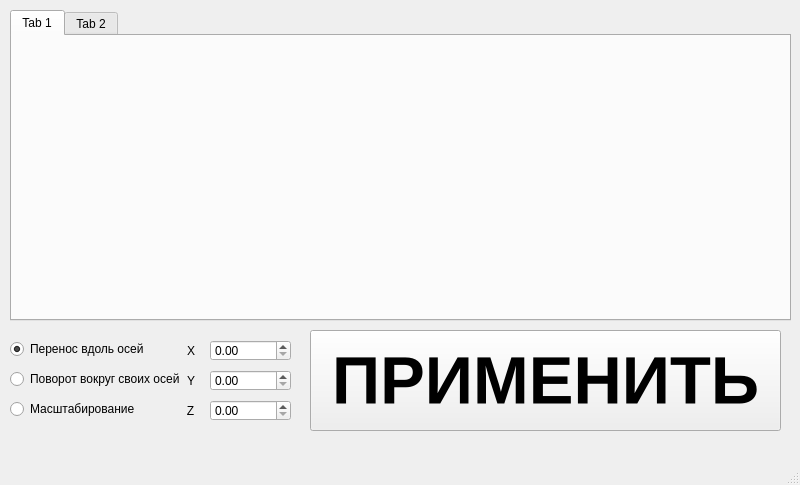
<?xml version="1.0" encoding="UTF-8"?>
<ui version="4.0">
 <class>MainWindow</class>
 <widget class="QMainWindow" name="MainWindow">
  <property name="geometry">
   <rect>
    <x>0</x>
    <y>0</y>
    <width>800</width>
    <height>485</height>
   </rect>
  </property>
  <property name="minimumSize">
   <size>
    <width>800</width>
    <height>450</height>
   </size>
  </property>
  <property name="maximumSize">
   <size>
    <width>16777215</width>
    <height>16777215</height>
   </size>
  </property>
  <property name="windowTitle">
   <string>Лаб_6</string>
  </property>
  <widget class="QWidget" name="centralwidget">
   <widget class="QRadioButton" name="scalingOptButton">
    <property name="geometry">
     <rect>
      <x>10</x>
      <y>400</y>
      <width>169</width>
      <height>18</height>
     </rect>
    </property>
    <property name="text">
     <string>Масштабирование</string>
    </property>
   </widget>
   <widget class="QRadioButton" name="rotatingOptButton">
    <property name="geometry">
     <rect>
      <x>10</x>
      <y>370</y>
      <width>169</width>
      <height>18</height>
     </rect>
    </property>
    <property name="text">
     <string>Поворот вокруг своих осей</string>
    </property>
   </widget>
   <widget class="QRadioButton" name="movingOptButton">
    <property name="geometry">
     <rect>
      <x>10</x>
      <y>340</y>
      <width>169</width>
      <height>18</height>
     </rect>
    </property>
    <property name="text">
     <string>Перенос вдоль осей</string>
    </property>
    <property name="checked">
     <bool>true</bool>
    </property>
   </widget>
   <widget class="QLabel" name="label">
    <property name="geometry">
     <rect>
      <x>150</x>
      <y>340</y>
      <width>82</width>
      <height>21</height>
     </rect>
    </property>
    <property name="text">
     <string>X</string>
    </property>
    <property name="alignment">
     <set>Qt::AlignCenter</set>
    </property>
   </widget>
   <widget class="QDoubleSpinBox" name="argSpinbox1">
    <property name="geometry">
     <rect>
      <x>210</x>
      <y>340</y>
      <width>81</width>
      <height>21</height>
     </rect>
    </property>
   </widget>
   <widget class="QDoubleSpinBox" name="argSpinbox2">
    <property name="geometry">
     <rect>
      <x>210</x>
      <y>370</y>
      <width>81</width>
      <height>21</height>
     </rect>
    </property>
   </widget>
   <widget class="QLabel" name="label_2">
    <property name="geometry">
     <rect>
      <x>150</x>
      <y>370</y>
      <width>82</width>
      <height>21</height>
     </rect>
    </property>
    <property name="text">
     <string>Y</string>
    </property>
    <property name="alignment">
     <set>Qt::AlignCenter</set>
    </property>
   </widget>
   <widget class="QLabel" name="label_3">
    <property name="geometry">
     <rect>
      <x>150</x>
      <y>400</y>
      <width>81</width>
      <height>21</height>
     </rect>
    </property>
    <property name="text">
     <string>Z</string>
    </property>
    <property name="alignment">
     <set>Qt::AlignCenter</set>
    </property>
   </widget>
   <widget class="QDoubleSpinBox" name="argSpinbox3">
    <property name="geometry">
     <rect>
      <x>210</x>
      <y>400</y>
      <width>81</width>
      <height>21</height>
     </rect>
    </property>
   </widget>
   <widget class="QPushButton" name="processingButton">
    <property name="geometry">
     <rect>
      <x>310</x>
      <y>330</y>
      <width>471</width>
      <height>101</height>
     </rect>
    </property>
    <property name="font">
     <font>
      <pointsize>50</pointsize>
      <bold>true</bold>
     </font>
    </property>
    <property name="text">
     <string>ПРИМЕНИТЬ</string>
    </property>
   </widget>
   <widget class="QTabWidget" name="viewportWidget">
    <property name="geometry">
     <rect>
      <x>10</x>
      <y>10</y>
      <width>781</width>
      <height>311</height>
     </rect>
    </property>
    <widget class="QWidget" name="tab">
     <attribute name="title">
      <string>Tab 1</string>
     </attribute>
    </widget>
    <widget class="QWidget" name="tab_2">
     <attribute name="title">
      <string>Tab 2</string>
     </attribute>
    </widget>
   </widget>
  </widget>
  <widget class="QMenuBar" name="menubar">
   <property name="geometry">
    <rect>
     <x>0</x>
     <y>0</y>
     <width>800</width>
     <height>17</height>
    </rect>
   </property>
  </widget>
  <widget class="QStatusBar" name="statusbar"/>
 </widget>
 <resources/>
 <connections/>
</ui>
